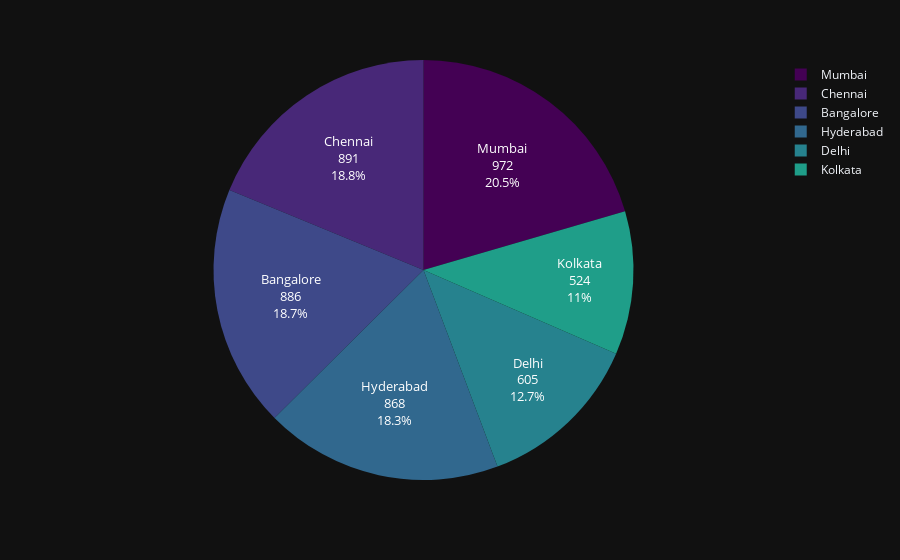
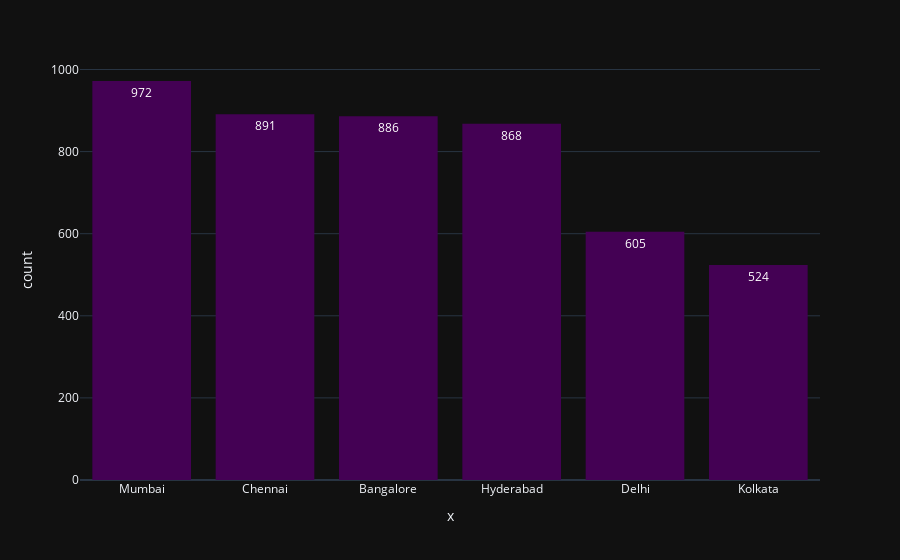

The notebook cell these images were saved under, in order:
### Markdown cell above
<h3 id="0.2" style="text-align: left; background-color: #128EB3; font-family:newtimeroman; color: white; padding: 14px; line-height: 1; border-radius:10px"> 📊plotting and visualization</h3>

### Code cell
get_pie(df,'City')
get_histogram(df,'City')

### Figure 1 — Plotly figure (JSON) as saved in the notebook; plotly's stock layout.template omitted (floating-point values rounded to 4 significant figures)
{"data": [{"domain": {"x": [0, 1], "y": [0, 1]}, "hovertemplate": "label=%{label}<br>value=%{value}<extra></extra>", "labels": ["Mumbai", "Chennai", "Bangalore", "Hyderabad", "Delhi", "Kolkata"], "legendgroup": "", "name": "", "showlegend": true, "textfont": {"size": 13}, "textinfo": "label+percent+value", "type": "pie", "values": [972, 891, 886, 868, 605, 524]}], "layout": {"legend": {"tracegroupgap": 0}, "margin": {"t": 60}, "piecolorway": ["#440154", "#482878", "#3e4989", "#31688e", "#26828e", "#1f9e89", "#35b779", "#6ece58", "#b5de2b", "#fde725"]}}

### Figure 2 — Plotly figure (JSON) as saved in the notebook; plotly's stock layout.template omitted (floating-point values rounded to 4 significant figures; data arrays with more than 128 entries replaced by an {"elided": "..."} marker saying what was removed)
{"data": [{"alignmentgroup": "True", "bingroup": "x", "hovertemplate": "x=%{x}<br>count=%{y}<extra></extra>", "legendgroup": "", "marker": {"color": "#440154", "pattern": {"shape": ""}}, "name": "", "offsetgroup": "", "orientation": "v", "showlegend": false, "texttemplate": "%{value}", "type": "histogram", "x": {"elided": "4746 str values"}, "xaxis": "x", "yaxis": "y"}], "layout": {"barmode": "relative", "legend": {"tracegroupgap": 0}, "margin": {"t": 60}, "xaxis": {"anchor": "y", "categoryorder": "total descending", "domain": [0, 1], "title": {"text": "x"}}, "yaxis": {"anchor": "x", "domain": [0, 1], "title": {"text": "count"}}}}
